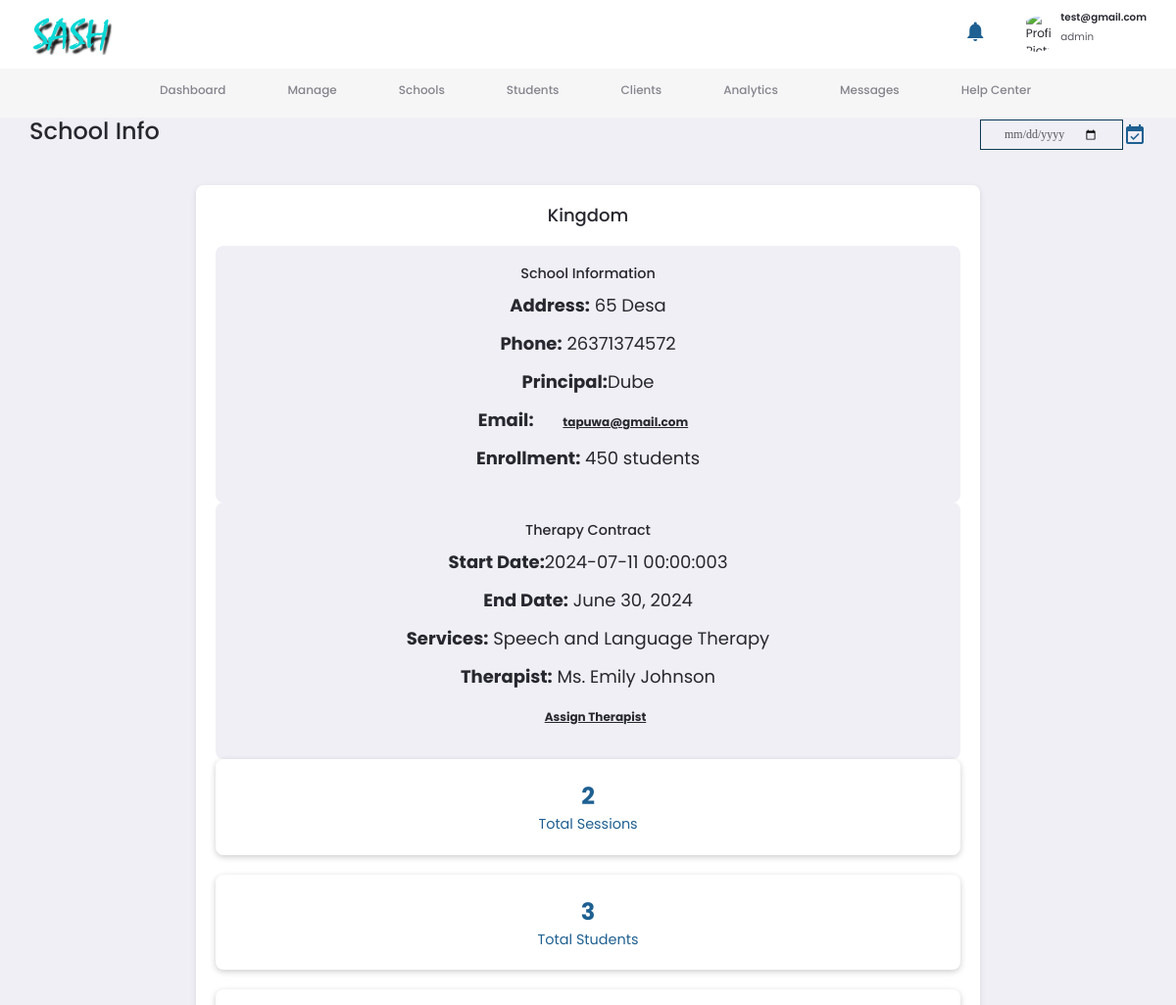
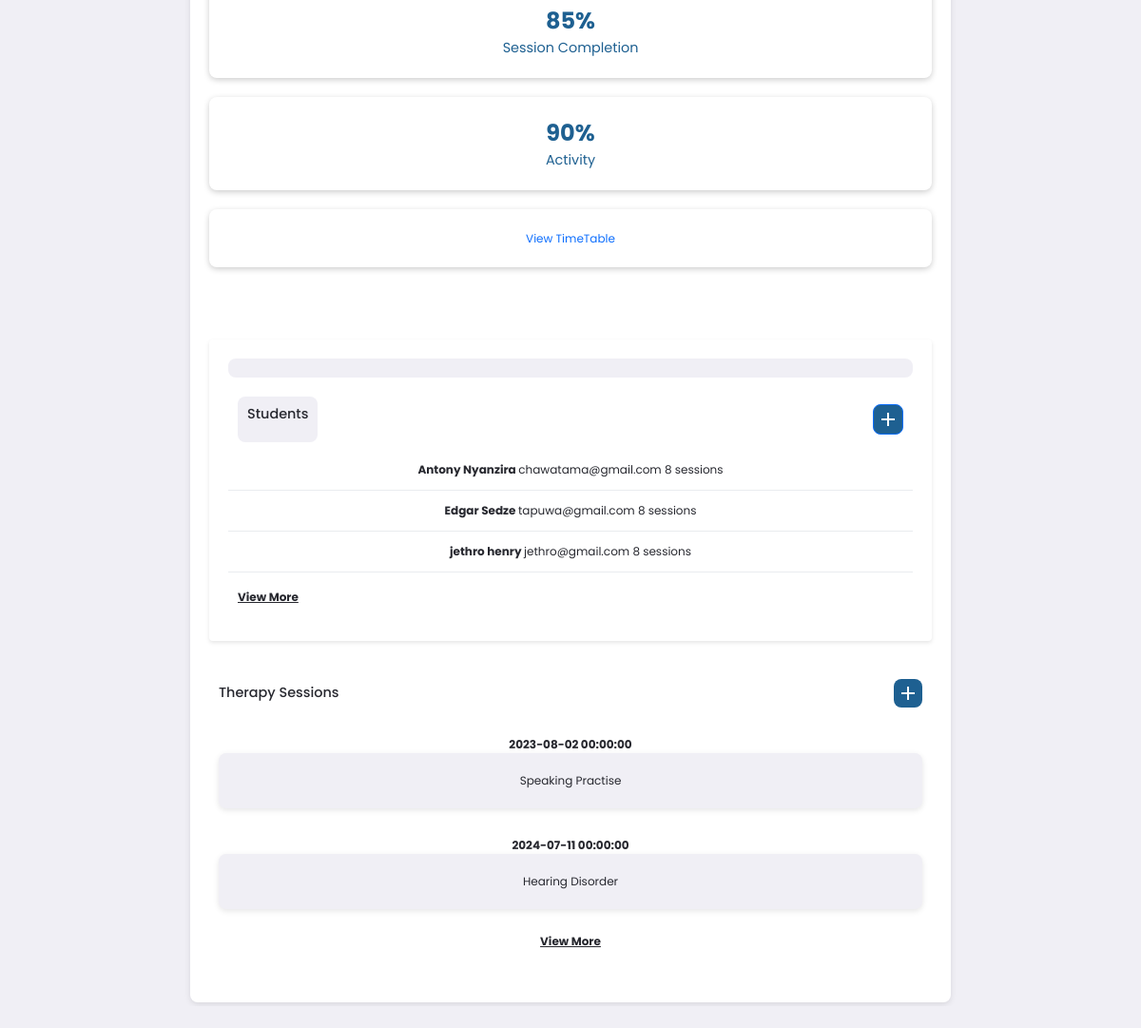
Screenshot of /specific-school/1 (signed in) with the database file from the repository (2 pictures, top to bottom).
### mainapp/models.py (models this page shows, shortened)
class User(db.Model, UserMixin):
    __tablename__ = 'users'
    id = db.Column(db.Integer, primary_key=True)
    firstname = db.Column(db.String(60), nullable=False)
    lastname = db.Column(db.String(60), nullable=False)
    date_of_birth = db.Column(db.DateTime, nullable=False, default=datetime.utcnow)
    gender = db.Column(db.String(60), nullable=False)
    phonenumber = db.Column(db.String(60), nullable=False)
    email = db.Column(db.String(120), nullable=False, unique=True)
    password = db.Column(db.String(120), nullable=False)
    address = db.Column(db.Text, nullable=False)
    role = db.Column(db.String(60), nullable=False)
    contract = db.Column(db.Integer, nullable=False, default=3)
    academic_transcripts = db.Column(db.String(20), nullable=False,  default="user.png")
    personal_doc = db.Column(db.String(20), nullable=False, default="user.png")
    profile_image = db.Column(db.String(20), nullable=False, default="user.png")
    clients = db.relationship('Client', backref='user_therapist', lazy=True)
    schools = db.relationship('School', backref='school_therapist', lazy=True)
    schoolssessions = db.relationship('SchoolSession', backref='session_therapist', lazy=True)
    clientsessions = db.relationship('ClientSession', backref='session_therapist', lazy=True)
    notification = db.relationship('Notifications', backref='user', lazy=True)

class School(db.Model):
    __tablename__ = 'schools'
    id = db.Column(db.Integer, primary_key=True)
    school_name = db.Column(db.String, unique=True)
    school_principal = db.Column(db.String)
    date_of_registration = db.Column(db.DateTime, nullable=False, default=datetime.utcnow)
    contact_number = db.Column(db.String(60), nullable=False)
    email = db.Column(db.String(120), nullable=False, unique=True)
    address = db.Column(db.String, nullable=False)
    therapist_id = db.Column(db.Integer, db.ForeignKey('users.id'))
    students = db.relationship('SchoolStudent', backref='student_school', lazy=True)
    sessions = db.relationship('SchoolSession', backref='session_school', lazy=True)
    timetables = db.relationship('SchoolTimeTable', backref='timetable_school', lazy=True)

class SchoolStudent(db.Model):
    __tablename__ = 'school_students'
    id = db.Column(db.Integer, primary_key=True)
    firstname = db.Column(db.String(60), nullable=False)
    lastname = db.Column(db.String(60), nullable=False)
    date_of_birth = db.Column(db.DateTime, nullable=False, default=datetime.utcnow)
    gender = db.Column(db.String(60), nullable=False)
    phonenumber = db.Column(db.String(60), nullable=False)
    email = db.Column(db.String(120), nullable=False, unique=True)
    address = db.Column(db.String, nullable=False)
    diagnosis = db.Column(db.String, nullable=False)
    guardian_name = db.Column(db.String, nullable=False)
    school_id = db.Column(db.Integer, db.ForeignKey('schools.id'))
    reports = db.relationship('SchoolStudentReport', backref='report_student', lazy=True)
    sessions = db.relationship('SchoolStudentSession', backref='session_student', lazy=True)

class SchoolSession(db.Model):
    __tablename__ = 'school_sessions'
    id = db.Column(db.Integer, primary_key=True)
    date = db.Column(db.DateTime, nullable=False, default=datetime.utcnow)
    start_time = db.Column(db.Time, nullable=False, default=datetime.utcnow)
    end_time = db.Column(db.Time, nullable=False, default=datetime.utcnow)
    diagnosis = db.Column(db.Text, nullable=False)
    school_id = db.Column(db.Integer, db.ForeignKey('schools.id'))
    therapist_id = db.Column(db.Integer, db.ForeignKey('users.id'))
    students_sessions = db.relationship('SchoolStudentSession', backref='school_session', lazy=True)
    report = db.relationship('SchoolSessionReport', backref='school_session', lazy=True)

### mainapp/routes.py (the view)
@app.route('/specific-school/<int:school_id>')
@login_required
def specificschool(school_id):
  school = School.query.get_or_404(school_id)
  therapists = User.query.all()
  students = school.students
  return render_template('specific-school.html', school=school, therapists=therapists, students=students)

### mainapp/models.py (called while the page is built)
@login_manager.user_loader
def load_user(user_id):
    return User.query.get(int(user_id))

### mainapp/templates/specific-school.html (shortened to what this page needs)
{% extends "admin.html" %}
{% block title %}School Info{%endblock title%}
{% block content %}
<div class="school-details">
  <h2>{{school.school_name}}</h2>
  <div class="school-information">
    <div>
      <div class="info-card">
        <h3>School Information</h3>
        <p><strong>Address:</strong> {{school.address}}</p>
        <p><strong>Phone:</strong> {{school.contact_number}}</p>
        <p><strong>Principal:</strong>{{school.school_principal}}</p>
        <p><strong>Email:</strong> <a class="btn-link primary" href="{{school.email}}">{{school.email}}</a></p>
        <p><strong>Enrollment:</strong> 450 students</p>
      </div>
      <div class="info-card">
        <h3>Therapy Contract</h3>
        <p><strong>Start Date:</strong>{{school.date_of_registration}}3</p>
        <p><strong>End Date:</strong> June 30, 2024</p>
        <p><strong>Services:</strong> Speech and Language Therapy</p>
        <p><strong>Therapist:</strong> Ms. Emily Johnson</p>
        <p><a href="{{url_for('assign_school_therapist', school_id=school.id )}}" class="btn-link black">Assign Therapist</a></p>
      </div>
    </div>
    <div class="school-statistics">
      <div class="stat-card">
        <span class="stat-value">{{school.sessions|length}}</span>
        <span class="stat-label">Total Sessions</span>
      </div>
      <div class="stat-card">
        <span class="stat-value">{{school.students|length}}</span>
        <span class="stat-label">Total Students</span>
      </div>
      <div class="stat-card">
        <span class="stat-value">85%</span>
        <span class="stat-label">Session Completion</span>
      </div>
      <div class="stat-card">
        <span class="stat-value">90%</span>
        <span class="stat-label">Activity</span>
      </div>
      <div class="stat-card">
        <span class="stat-label"><a href="{{url_for("school_timetable", school_id = school.id)}}">View TimeTable</span>
      </div>
    </div>
  </div>
  <div class="student-list">
    <div class="header">
      <h3>Students</h3>
      <a href="{{url_for('addstudent', school_id=school.id)}}" class="btn btn-primary display-flex"><i class="material-icons">add</i></a>
    </div>
    <ul>
      {% if school.students %}
      {% for student in school.students %}
      <li>
          <span class="student-name">{{student.firstname}} {{student.lastname}} </span>
          <span class="student-grade">{{student.email}}</span>
          <span class="session-count">8 sessions</span>
      </li>
      {%endfor%}
      <a href="{{url_for('students')}}" class="btn-link black">View More</a>
      {%else%}
      <li>
        <span>No Students </span>
  </li>
      {%endif%}
    </ul>
  </div>
  <div class="session-list">
    <div class="header">
      <h3>Therapy Sessions</h3>
      <a href="{{url_for('scheduleschoolsession', school_id=school.id)}}" class="btn-primary display-flex"  ><i class="material-icons" >add</i></a>
    </div>
    <ul>
      {% if school.sessions %}
      {% for session in school.sessions%}
      <li>
        <a href="{{url_for('schoolsessioninfo', school_id=school.id, session_id=session.id)}}">
          <span class="session-date">{{session.date}}</span>
          <span class="session-details">{{session.diagnosis}}</span>
        </a>
      </li>
      {%endfor%}
      <a href="{{url_for('sessionmenu')}}" class="btn-link black">View More</a>
      {%else%}
      <li>
        <span>No School Sessions </span>
      </li>
      {%endif%}
    </ul>
  </div>
</div>
{% endblock content%}

### mainapp/templates/admin.html (shortened to what this page needs)
<!DOCTYPE html>
<html lang="en" class="{{ 'dark-theme' if session.get('theme', 'light') == 'dark' else '' }}">
<head>
      <link href="https://cdn.jsdelivr.net/npm/bootstrap@5.0.2/dist/css/bootstrap.min.css" rel="stylesheet">
  <link rel="stylesheet" href="https://cdnjs.cloudflare.com/ajax/libs/font-awesome/6.2.0/css/all.min.css" />
  <link rel="stylesheet" href="{{url_for('static', filename='css/style.css')}}">
  <link rel="stylesheet" href="{{url_for('static', filename='css/admin.css')}}">
  <link rel="stylesheet" href="{{url_for('static', filename='css/other.css')}}">
</head>
<body>
  <nav>
    <div class="container">
      <img src="{{url_for('static', filename='images/sash.png')}}" alt="Logo" class="logo">
      <div class="profile-area">
        <div class="notify action-btn" id="notifications">
          <span class="material-icons">notifications</span>
          <span id="notification-badge-count" class="badge bg-error circle flex-center">10</span>
        </div>
        <div class="profile">
          <div class="profile-photo">
            <img src="{{profile_image}}" alt="Profile Picture">
          </div>
          <div>
            <h5>{{current_user.email}}</h5>
            <p>{{current_user.role}}</p>
          </div>
        </div>
      </div>
    </div>
  </nav>
  <main>
    <aside>
      <div class="sidebar">
        <a href="{{url_for('Home')}}" class="dash-section active" id="dashboard">
          <h4>Dashboard</h4>
        </a>
        <a href="{{url_for('manage')}}" class="dash-section" id="manage">
          <h4>Manage</h4>
        </a>
        <a href="{{url_for('schools')}}" class="dash-section" id="schools">
          <h4>Schools</h4>
        </a>
        <a href="{{url_for('students')}}" class="dash-section" id="students">
          <h4>Students</h4>
        </a>
        <a href="{{url_for('clients')}}" class="dash-section" id="users">
          <h4>Clients</h4>
        </a>
        <a href="{{url_for('analytics')}}" class="dash-section" id="analytics">
          <h4>Analytics</h4>
        </a>
        <a href="{{url_for('messages')}}" class="dash-section" id="messages">
          <h4>Messages</h4>
        </a>
        <a href="{{url_for('help_center')}}" class="dash-section" id="help-center">
          <h4>Help Center</h4>
        </a>
      </div>
    </aside>
    <section class="middle" id='middle'>
      <div class="header">
        <h1>{%block title%}Dashboard{%endblock title%}</h1>
        <div class="overview-date">
          <input type="date" title='date' value={{current_date}} readonly>
          <i class="material-icons" id="btn-all-sessions">event_available</i>
        </div>
      </div>
      <div class="middle-inner active" id="dashboard-content" >
        {% block content %}{% endblock content%}
      </div>
    </section>
  </main>
</body>
</html>

### mainapp/static/css/style.css (style rules this page uses)
:root { --primary-color:#1e6091; --secondary-color: #0b3954; }
* { box-sizing: border-box; margin: 0; padding: 0; }
body { font-family: 'Segoe UI', Tahoma, Geneva, Verdana, sans-serif; background: #333; }
a { text-decoration: none; margin-left: 15px; font-size: 1rem; cursor: pointer; }
.logo { width: 120px; height: auto; }
span { color: var(--primary-color); }
section { display: flex; flex-direction: column; align-items: center; justify-content: center; text-align: center; scroll-snap-align: center; }

### mainapp/static/css/admin.css (style rules this page uses)
:root { --color-white: #FFFFFF; --color-light: #f0eff5; --color-aside:#f6f6f7; --color-gray-light: #86848C; --color-gray-dark: #56555E; --color-dark: #27282F; --color-card:#f0eff5; --bg-purple-light:#f0e6ff; --bg-purple:#f0e6ff; --primary-color:#1e6091; --secondary-color: #0b3954; --card-border-radius: 1.6rem; --notification-width: 420px; }
* { margin: 0; padding: 0; border: 0; outline: none !important; appearance: none; text-decoration: none; list-style: none; box-sizing: border-box; }
html { font-size: 12px; }
body { background: var(--color-light); font-family: poppins, sans-serif; min-height: 100vh; color: var(--color-dark); overflow: hidden; }
img { width: 100%; }
h1 { font-size: 2.2rem; }
h2 { font-size: 1.5rem; }
h3 { font-size: 1.2rem; }
h4 { font-size: 1rem; }
h5 { font-size: 0.86rem; font-weight: 500; }
p { font-size: 0.86rem; color: var(--color-gray-dark); }
li a { width: 100%; height: 100% }
.primary { color: var(--primary-color); }
nav { width: 100vw; background: var(--color-white); padding: 1rem 0; }
nav .container { display: flex; justify-content: space-between; align-items: center; position: relative; width: 96%; margin: 0 auto; padding: 0; }
nav img.logo { width: 7rem; }
nav .profile-area { display: flex; align-items: center; justify-content: space-between; gap: 10px; }
nav .profile-area .profile { display: flex; align-items: center; gap: 5px; cursor: pointer; }
nav .profile-area .profile h5 { font-weight: 600; }
nav .profile-area .profile p { font-weight: 400; }
nav .profile-area .profile .profile-photo { display: flex; justify-content: center; align-items: center; width: 3rem; height: 3rem; border-radius: 50%; overflow: hidden; }
nav .profile-area .profile img { width: 70%; }
main { display: flex; flex-direction: column; width: 100%; padding: 0 auto 4rem; align-items: center; justify-content: center; }
main aside { width: 100%; transition: 0.5s ease-in-out; background: var(--color-aside); }
main aside .sidebar { display: flex; justify-content: center; align-items: center; width: 100%; }
main aside .sidebar a { display: flex; align-items: center; gap: 1rem; height: 4.2rem; color: var(--color-gray-light); position: relative; cursor: pointer; font-size: 4rem; padding: 1rem 2rem; text-wrap: nowrap; }
main aside .sidebar a.active::before { content: ''; width: 6px; height: 100%; position: absolute; }
main aside .sidebar h4 { font-weight: 500; }
.container { width: 100%; }
main section.middle { position: relative; bottom: 20px; width: 100%; overflow: auto; padding: 0 20px 40px; }
.overview-date { display: flex; justify-content: baseline; align-items: center; }
.overview-date { color: var(--primary-color); cursor: pointer; }
main section.middle .header { display: flex; align-items: center; font-size: 24px; gap: 1rem; justify-content: space-between; margin: 10px 0 0 0; width: 100%; padding: 10px; }
main section.middle .header h1 { font-size: 24px; }
main section.middle .header input[type='date'] { padding: 0.5rem 2rem; border-radius: var(--border-radius-2); background: var(--color-light); color: var(--color-gray-dark); margin: 0; font-family: none; font-size: 1rem; line-height: 1.4; }
main section.middle .middle-inner { display: none; overflow: auto; width: 100%; max-width: 1200px; justify-content: center; align-items: center; height: 75vh; padding: 2rem 4rem; padding-bottom: 4rempx; }
main section.middle .middle-inner.active { display: block; width: 100%; }
#notifications { cursor: pointer; }
.profile { position: relative; display: inline-block; }
.display-flex { display: flex; justify-content: center; align-items: center; }
.btn { display: inline-block; padding: 10px 20px; border-radius: 8px; text-decoration: none; font-weight: 600; transition: background-color 0.3s, color 0.3s; }
.btn-primary { background-color: var(--primary-color); color: #fff; }
.header { margin-bottom: 10px; }
.material-icons-sharp, .material-icons { transition: all 0.3s ease-in-out; }

### rows the page displays
User: email "test@gmail.com", role "admin"
School: school_name "Kingdom", address "65 Desa", contact_number "26371374572", school_principal "Dube", email "tapuwa@gmail.com", date_of_registration "2024-07-11 00:00:00"
SchoolStudent: firstname "Antony", lastname "Nyanzira", email "chawatama@gmail.com"
SchoolStudent: firstname "Edgar", lastname "Sedze", email "tapuwa@gmail.com"
SchoolStudent: firstname "jethro", lastname "henry", email "jethro@gmail.com"
SchoolSession: date "2023-08-02 00:00:00", diagnosis "Speaking Practise"
SchoolSession: date "2024-07-11 00:00:00", diagnosis "Hearing Disorder"

### other values shown
{{ school.sessions|length }} "2"
{{ school.students|length }} "3"
